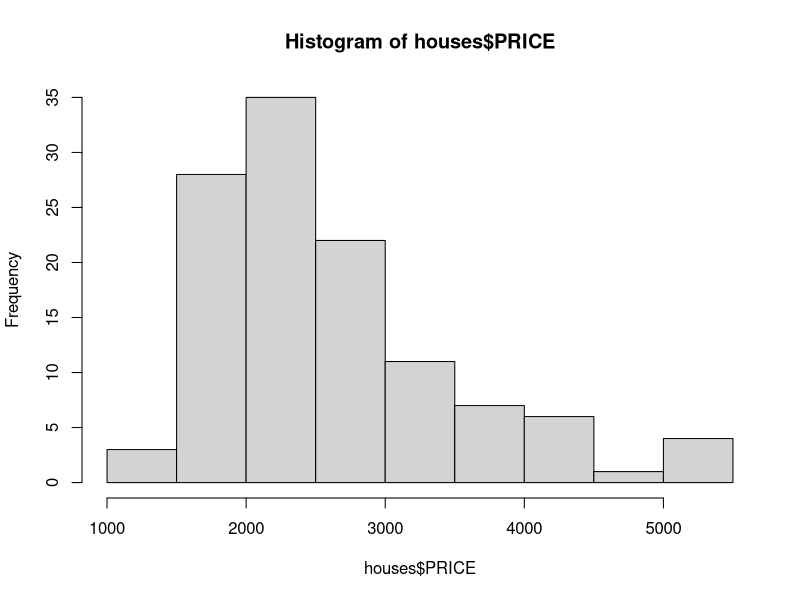
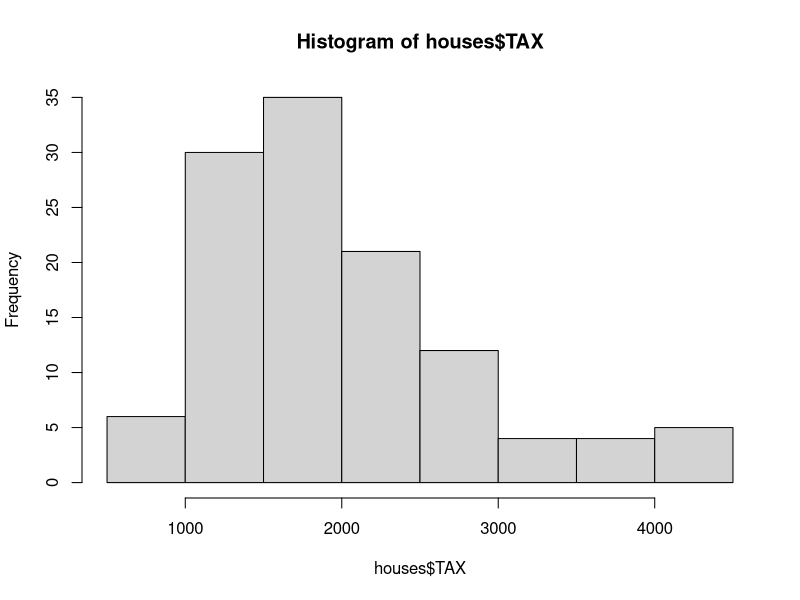

Reproduce these figures in R, in order.
## ---- chunk 1
#Read the comma-delimited text file creating a data frame object in R
#as we did in Lesson 1, then examine its structure:
houses <- read.csv("home_prices.csv") 
str(houses)
## ---- chunk 2
hist(houses$PRICE) # looks positively skewed, mean > median
## ---- chunk 3
#or use with() function
#with(houses, hist(PRICE))
## ---- chunk 4
hist(houses$TAX) # also looks positively skewed, mean > median
# with(houses, hist(TAX))
## ---- chunk 5

